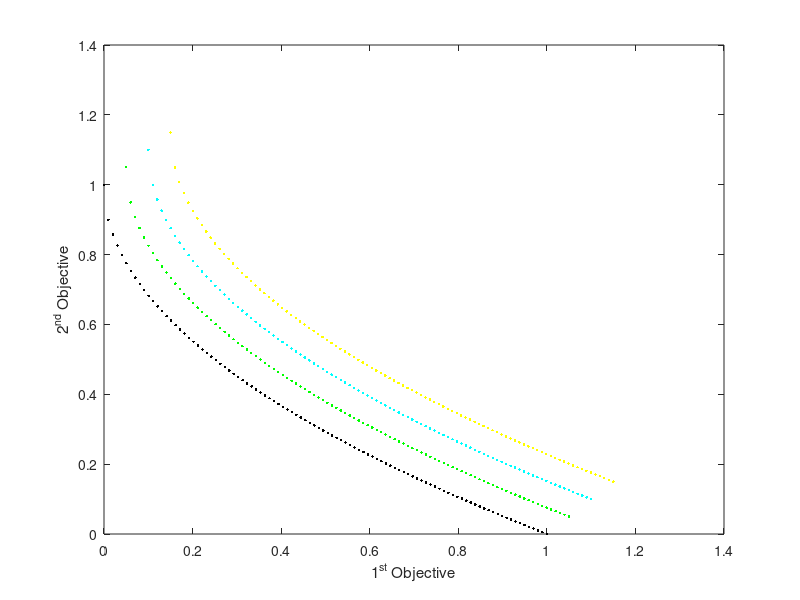

Write the MATLAB code that produced this figure.
load('MMF5.mat');

plot(PF1(:, 1), PF1(:, 2), 'y.');
hold on;
plot(PF2(:, 1), PF2(:, 2), 'c.');
plot(PF3(:, 1), PF3(:, 2), 'g.');
plot(PF(:, 1), PF(:, 2), 'k.');
hold off;
xlabel('1^{st} Objective');
ylabel('2^{nd} Objective');
